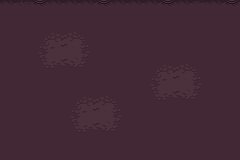

Tiled map render using the project's own tile images. Description and the whole map definition, tile-layer contents included, below:
An orthogonal 15x10 tile map with 16x16 px tiles, 1 tile layer (Tile Layer 1), 2 tilesets.

<map version="1.8" tiledversion="1.8.2" orientation="orthogonal" renderorder="right-down" width="15" height="10" tilewidth="16" tileheight="16" infinite="0" nextlayerid="2" nextobjectid="1">
 <tileset firstgid="1" source="blue-floor.tsx" />
 <tileset firstgid="2" source="0x72_16x16DungeonTileset.v4.tsx" />
 <layer id="1" name="Tile Layer 1" width="15" height="10">
  <data encoding="csv">
34,35,88,34,34,34,88,34,34,34,88,34,36,34,88,
52,52,52,52,52,52,52,52,52,52,52,52,52,52,52,
52,52,98,99,100,101,52,52,52,52,52,52,52,52,52,
52,52,114,115,116,117,52,52,52,52,52,52,52,52,52,
52,52,130,131,132,133,52,52,52,98,99,100,101,52,52,
52,52,52,52,52,52,52,52,52,114,115,116,117,52,52,
52,52,52,52,98,99,100,101,52,130,131,132,133,52,52,
52,52,52,52,114,115,116,117,52,52,52,52,52,52,52,
52,52,52,52,130,131,132,133,52,52,52,52,52,52,52,
52,52,52,52,52,52,52,52,52,52,52,52,52,52,52
</data>
 </layer>
</map>
